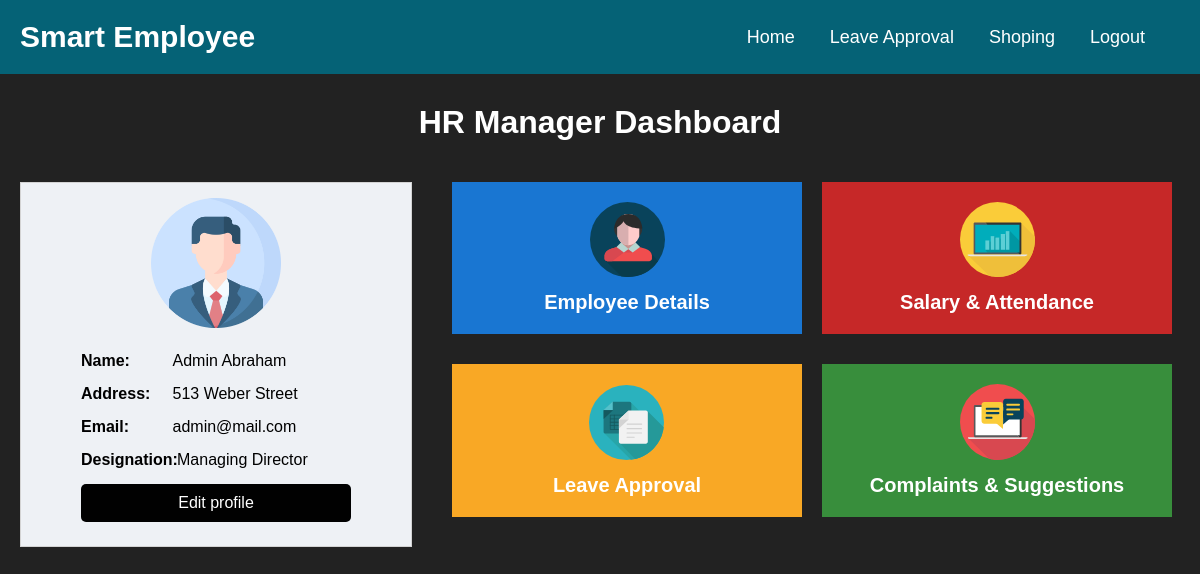
Page /hr-dashboard.php (signed in) on the committed database.
### tables this page shows
CREATE TABLE `users` (
  `user_id` int(11) NOT NULL,
  `username` varchar(255) NOT NULL,
  `password` varchar(255) NOT NULL,
  `role` varchar(50) DEFAULT NULL,
  `first_name` varchar(100) DEFAULT NULL,
  `last_name` varchar(100) DEFAULT NULL,
  `email` varchar(255) NOT NULL,
  `phone` varchar(15) DEFAULT NULL,
  `address` varchar(255) DEFAULT NULL,
  `date_joined` date DEFAULT NULL,
  `department` varchar(100) DEFAULT NULL,
  `job_title` varchar(100) DEFAULT NULL,
  `date_of_birth` date DEFAULT NULL,
  `emergency_contact_name` varchar(100) DEFAULT NULL,
  `emergency_contact_phone` varchar(15) DEFAULT NULL,
  `emergency_contact_relation` varchar(100) DEFAULT NULL,
  `project_id` int(11) DEFAULT NULL,
  `hourly_rate` int(11) NOT NULL DEFAULT 25
);

### hr-dashboard.php (the view, shortened to what this page needs)
<?php
require_once('db_connection.php');
if (isset($_SESSION['user_id'])) {
    $emp_id = $_SESSION['user_id'];
} else {
    header('Location: login.php');
    exit;
}
$profile_data = $pdo->prepare("SELECT * FROM users WHERE user_id = ?");
$profile_data->execute([$emp_id]);
if ($prof_details = $profile_data->fetch(PDO::FETCH_ASSOC)) {
?>
<!DOCTYPE html>
<html lang="en">
<head>
  <link rel="stylesheet" href="assets/css/style.css">
</head>
<body class="index-page hr_dashboard">
<header>
  <nav class="navigation">
    <a class="navigation-logo" href="#">Smart Employee</a>
    <div>
      <div class="navigation-cont">
        <a class="navigation-link" href="hr-dashboard.php">Home</a>
        <a class="navigation-link" href="HR_Manage_Leave_Request.php">Leave Approval</a>
        <a class="navigation-link" href="products.php">Shoping</a>
        <a class="navigation-link" href="logout.php">Logout</a>
      </div>
    </div>
  </nav>
</header>
<main>
  <h1 class="emp_head">HR Manager Dashboard</h1>
  <div class="emp_box">
    <div class="emp_box_left">
      <div class="prof_img">
        <img src="assets/images/profile-icon.png">
      </div>
      <div class="partition">
        <div class="emp_profile_box">
          <div class="emp_profile_cont">
            <label>Name:</label>
            <p><?php echo htmlspecialchars($prof_details['first_name']); ?> <?php echo htmlspecialchars($prof_details['last_name']); ?></p>
          </div>
          <div class="emp_profile_cont">
            <label>Address:</label>
            <p><?php echo htmlspecialchars($prof_details['address']); ?></p>
          </div>
          <div class="emp_profile_cont">
            <label>Email:</label>
            <p><?php echo htmlspecialchars($prof_details['email']); ?></p>
          </div>
          <div class="emp_profile_cont">
            <label>Designation:</label>
            <p><?php echo htmlspecialchars($prof_details['job_title']); ?></p>
          </div>
          <a href="edit_profile.php" class="editbutton">Edit profile</a>
        </div>
      </div>
    </div>
    <div class="hr_box_center">
        <div class="hr_task_box">
            <a href="employee-list.php" class="hr_task_left color2">
              <div class="hr_box_cont">
                <img src="./assets/images/employee-list-icon.svg">
                <p>Employee Details</p>
              </div>
            </a>
            <a href="HR_view_salary_attendance.php" class="hr_task_right color4">
            <div class="hr_box_cont">
                <img src="./assets/images/salary-icon.svg">
                <p>Salary & Attendance</p>
              </div>
            </a>
        </div>
        <div class="hr_task_box">
            <a href="HR_Manage_Leave_Request.php" class="hr_task_left color3">
            <div class="hr_box_cont">
                <img src="./assets/images/leave-icon.svg">
                <p>Leave Approval</p>
              </div>
            </a>
            <a href="complaint-list.php" class="hr_task_right color1">
            <div class="hr_box_cont">
                <img src="./assets/images/complaints-icon.svg">
                <p>Complaints & Suggestions</p>
              </div>
            </a>
        </div>
    </div>
  </div>
</main>
</body>
</html>
<?php } else {
    echo "Profile not found.";
} ?>

### assets/css/style.css (style rules this page uses)
body { font-family: Arial; margin: 0; padding: 0; font-size: 16px; }
a { text-decoration: none !important; }
p { margin: 0; }
h1 { text-align: center; color: #333; }
.navigation { background-color: #056276; display: flex; justify-content: space-between; align-items: center; padding: 20px; }
.navigation-logo { color: white; font-size: 30px; font-weight: bold; text-decoration: none !important; }
.navigation-cont { display: flex; }
.navigation-link { color: white; text-decoration: none; margin-right: 35px; transition: all .3s; font-size: 18px; font-weight: 400; }
body.index-page { background-color: #222; }
.emp_head { color: white; margin-top: 30px; }
.emp_box { display: flex; }
.emp_box_left { background-color: #eef1f5; color: #000; padding: 15px; border: 1px solid lightgray; margin: 20px; width: 30%; }
.prof_img { width: 130px; height: auto; border-radius: 50px; margin: 0 auto; margin-bottom: 20px; }
.prof_img img { width: 100%; height: auto; }
.emp_profile_box { max-width: 75%; margin: 0 auto; }
.emp_profile_cont { display: flex; font-weight: 400; margin-bottom: 15px; }
.emp_profile_cont label { width: 30%; margin-right: 15px; font-weight: bold; }
.emp_profile_cont p { margin-bottom: 0; width: 70%; }
.partition { display: flex; gap: 20px; }
.emp_profile_box { flex: 1; }
.emp_profile_cont { display: flex; margin-bottom: 15px; }
.editbutton { display: block; margin-top: 10px; color: #fff; background-color: #007bff; padding: 8px 16px; text-decoration: none; text-align: center; }
.editbutton { padding: 10px; background-color: #010101; border: none; color: white; border-radius: 5px; cursor: pointer; }
.hr_box_center { width: 60%; margin: 20px; }
.hr_task_box { width: 100%; display: flex; justify-content: space-between; margin-bottom: 30px; }
.hr_box_cont { text-align: center; }
.hr_box_cont p { font-size: 20px; font-weight: bold; color: white; margin-top: 10px; }
.hr_box_cont img { width: 75px; height: auto; }
.hr_task_left { width: 45%; margin-right: 20px; padding: 20px; min-height: 80px; display: flex; flex-direction: row; justify-content: center; align-items: center; transition: .3s; }
.color1 { background-color: #388e3c; }
.color2 { background-color: #1976d2; }
.color3 { background-color: #f9a825; }
.color4 { background-color: #c62828; }
.hr_task_right { width: 45%; padding: 20px; min-height: 80px; display: flex; flex-direction: row; justify-content: center; align-items: center; transition: .3s; }

### rows in the picture
users: first_name "Admin", last_name "Abraham", address "513 Weber Street", email "admin@mail.com", job_title "Managing Director"
